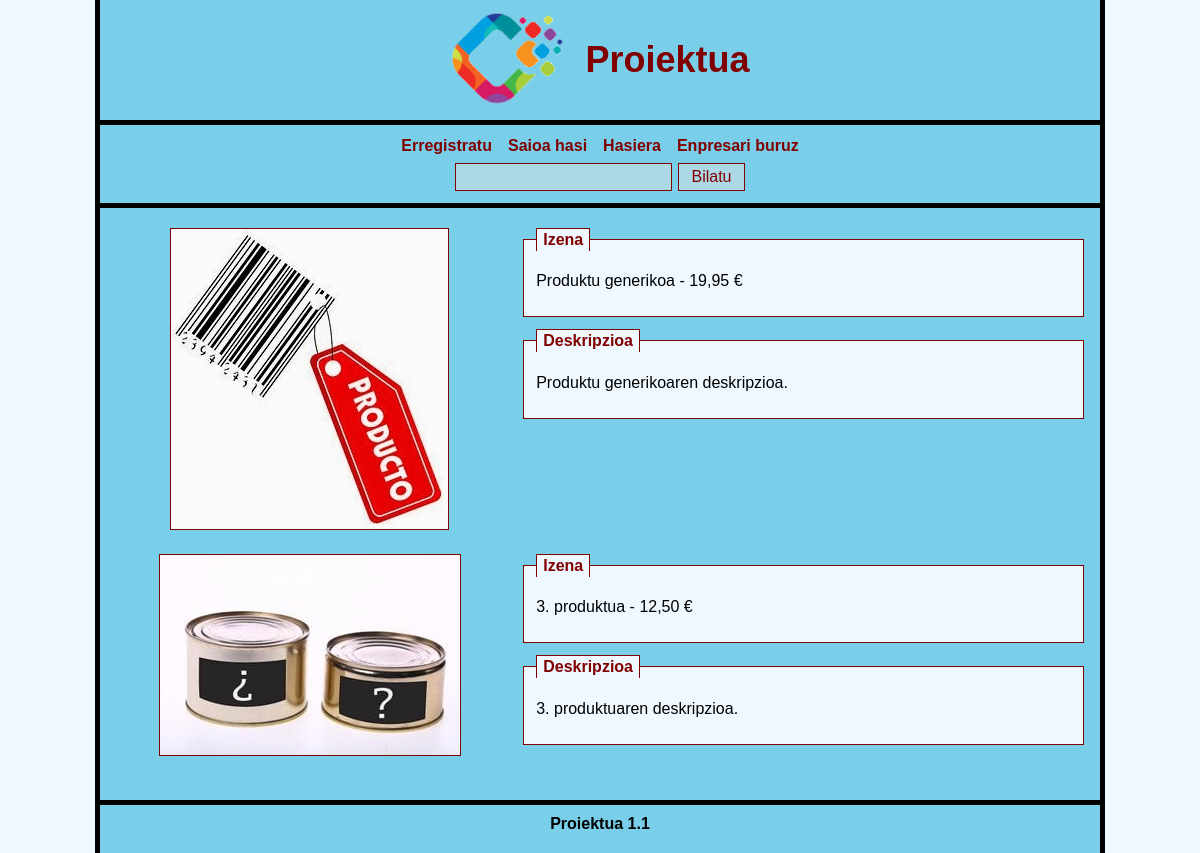
The page / on the database its author committed.
### tables this page shows
CREATE TABLE produktuak (
    id INT AUTO_INCREMENT PRIMARY KEY,
    izena VARCHAR(100) NOT NULL,
    deskripzioa TEXT NOT NULL,
    salneurria DECIMAL(10,2) NOT NULL DEFAULT 0,
    pic VARCHAR(255) NOT NULL,
    stock INT NOT NULL DEFAULT 0
);

### conf.php (called while the page is built, shortened)
<?php
$enpresa = "Proiektua";
$version = "1.1";

### includes/funtzioak.php (called while the page is built, shortened)
<?php
function e($s) {
    return htmlspecialchars((string)$s, ENT_QUOTES, 'UTF-8');
}
function prezioa($n) {
    return number_format((float)$n, 2, ',', '.') . ' €';
}
function saioa_du() {
    return isset($_SESSION['username']);
}
function kontsulta($conx, $sql, $motak = '', ...$balioak) {
    $stmt = mysqli_prepare($conx, $sql);
    if ($motak !== '') {
        mysqli_stmt_bind_param($stmt, $motak, ...$balioak);
    }
    mysqli_stmt_execute($stmt);
    return mysqli_stmt_get_result($stmt) ?: true;
}

### includes/main.php (the view, shortened to what this page needs)
<?php
$testua = trim($_GET['keyword'] ?? '');
$bilaketa = '%' . $testua . '%';
$emaitza = kontsulta($conx, "SELECT * FROM produktuak WHERE izena LIKE ? OR deskripzioa LIKE ? ORDER BY id", 'ss', $bilaketa, $bilaketa);
$produktuak = mysqli_fetch_all($emaitza, MYSQLI_ASSOC);
if (count($produktuak) == 0) {
?>
    <fieldset class="kutxa kutxa-zabala">
        <legend>Ez dago produkturik katalogoan<?= $testua !== '' ? ' "' . e($testua) . '" deitzen denik' : '' ?></legend>
        <?php if (admin_da()): ?>
        <h3><a href="index.php?action=updel">Eguneratu</a> katalogoa.</h3>
        <?php else: ?>
        <h3>Enpresaren hasierako orria</h3>
        <?php endif; ?>
    </fieldset>
<?php
} else {
    foreach ($produktuak as $data) {
?>
    <article class="produktua">
        <div class="produktua-irudia">
            <a href="images/<?= e($data['pic']) ?>"><img src="images/<?= e($data['pic']) ?>" alt="<?= e($data['izena']) ?>"></a>
        </div>
        <div class="produktua-datuak">
            <fieldset>
                <legend>Izena</legend>
                <p><?= e($data['izena']) ?> - <?= prezioa($data['salneurria']) ?></p>
            </fieldset>
            <fieldset>
                <legend>Deskripzioa</legend>
                <p><?= nl2br(e($data['deskripzioa'])) ?></p>
            </fieldset>
        </div>
    </article>
<?php
    }
}

### index.php (shortened to what this page needs)
<?php
include("conf.php");
include("includes/funtzioak.php");
$action = $_GET['action'] ?? 'main';
?>
<!DOCTYPE html>
<html lang="eu">
<head>
<link rel="stylesheet" href="style.css">
</head>
<body>
<header class="goiburua">
    <a href="index.php"><img src="logo.png" alt="<?= e($enpresa) ?> logotipoa" width="115" height="110"></a>
    <h1><?= e($enpresa) ?></h1>
</header>
<nav class="menua">
<?php if (saioa_du()): ?>
    <span>Ongi etorri, <?= e($_SESSION['username']) ?></span>
    <a href="index.php?action=account">Kontua</a>
    <?php if (admin_da()): ?>
    <a href="index.php?action=updel">Igo/Ezabatu</a>
    <?php endif; ?>
    <form method="post" action="index.php?action=logout" class="lerroan">
        <?= csrf_eremua() ?>
        <button type="submit" class="esteka">Saioa itxi</button>
    </form>
<?php else: ?>
    <a href="index.php?action=register">Erregistratu</a>
    <a href="index.php?action=login">Saioa hasi</a>
<?php endif; ?>
    <a href="index.php">Hasiera</a>
    <a href="index.php?action=about">Enpresari buruz</a>
</nav>
<form class="bilaketa" method="get" action="index.php" role="search">
    <input type="search" id="keyword" name="keyword" value="<?= e($_GET['keyword'] ?? '') ?>">
    <button type="submit">Bilatu</button>
</form>
<main>
<?php include("includes/" . $action . ".php"); ?>
</main>
<footer class="oina">
    <b><?= e($enpresa) ?> <?= e($version) ?></b>
</footer>
</body>
</html>

### style.css (style rules this page uses)
body { background: aliceblue url("background.png") center top repeat-y; margin: 0; font-family: Arial, Helvetica, sans-serif; font-size: 16px; color: black; }
h1 { font-size: 36px; color: maroon; margin: 0; }
input, textarea { background-color: lightblue; color: black; border: 1px solid maroon; font: inherit; padding: 4px; }
button { background-color: lightblue; color: maroon; border: 1px solid maroon; font: inherit; padding: 4px 12px; cursor: pointer; }
fieldset { background-color: aliceblue; border: 1px solid maroon; margin: 0 0 12px; }
legend { color: maroon; font-weight: bold; background-color: aliceblue; border: 1px solid maroon; border-bottom: 0; padding: 2px 6px; }
a { text-decoration: none; color: maroon; }
img { max-width: 100%; height: auto; }
.goiburua, .menua, .bilaketa, main, .oina { max-width: 1000px; margin: 0 auto; padding: 0 16px; box-sizing: border-box; }
.goiburua { display: flex; align-items: center; justify-content: center; gap: 20px; padding-top: 10px; padding-bottom: 10px; border-bottom: 5px solid black; }
.menua { display: flex; flex-wrap: wrap; justify-content: center; gap: 6px 16px; padding-top: 12px; padding-bottom: 8px; font-weight: bold; }
.bilaketa { display: flex; justify-content: center; gap: 6px; padding-bottom: 12px; border-bottom: 5px solid black; }
main { padding-top: 20px; padding-bottom: 20px; }
.oina { text-align: center; padding-top: 10px; padding-bottom: 20px; border-top: 5px solid black; }
.produktua { display: flex; gap: 20px; margin-bottom: 20px; }
.produktua-irudia { flex: 0 0 40%; text-align: center; }
.produktua-irudia img, .produktu-argazkia, .miniatura { border: 1px solid maroon; }
.produktua-datuak { flex: 1; }

### rows shown on the page
produktuak: pic (picture), izena "Produktu generikoa", salneurria "19,95 €", deskripzioa "Produktu generikoaren deskripzioa."
produktuak: pic (picture), izena "3. produktua", salneurria "12,50 €", deskripzioa "3. produktuaren deskripzioa."

### other values the page prints
$enpresa "Proiektua"
$version "1.1"
